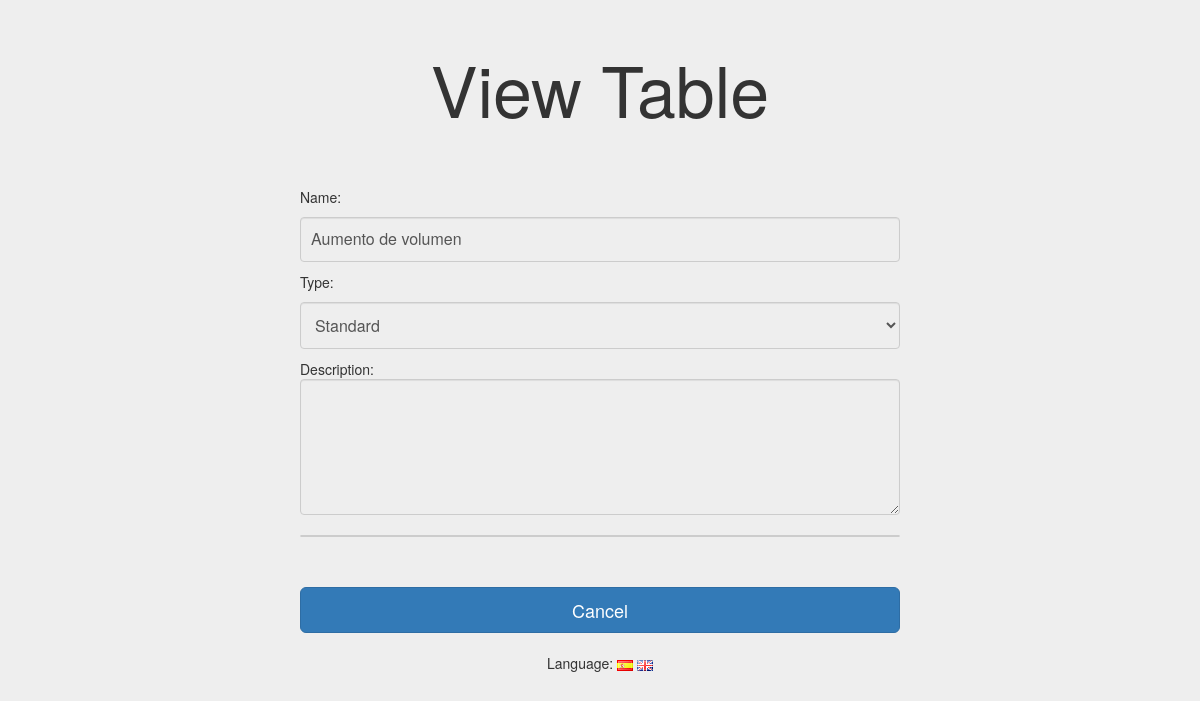
/index.php?controller=tables&action=view&id=2 (signed in), run on an earlier commit of the app's database.
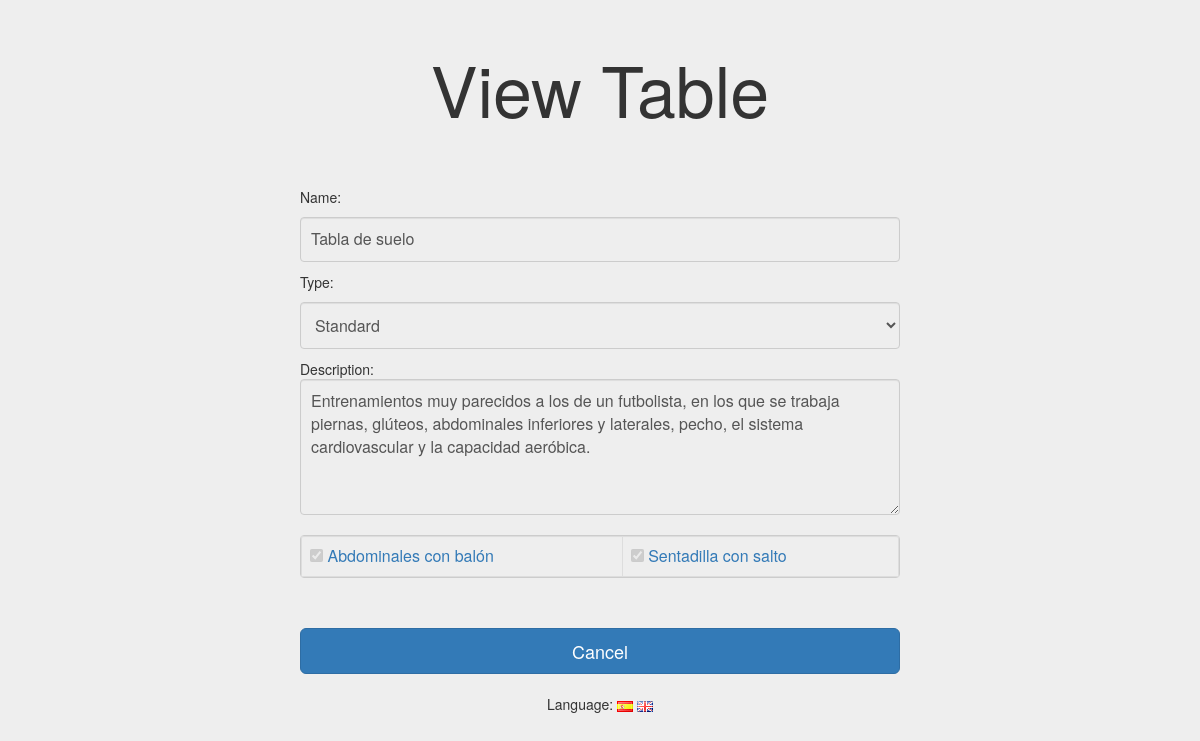
And on a later commit of the database.
### tables this page shows
CREATE TABLE tables (
	id INT(11) NOT NULL AUTO_INCREMENT,
	nombre VARCHAR(255) NOT NULL,
	tipo ENUM('estandar','personalizada') NOT NULL,
	descripcion VARCHAR(20000),

	PRIMARY KEY (id)
);

CREATE TABLE exercises_table (
	tabla INT(11) NOT NULL,
	ejercicio INT(11) NOT NULL,

	PRIMARY KEY (tabla, ejercicio),
	FOREIGN KEY (tabla) REFERENCES tables(id) ON DELETE CASCADE,
	FOREIGN KEY (ejercicio) REFERENCES exercises(id) ON DELETE CASCADE
);

CREATE TABLE exercises (
	id INT(11) NOT NULL AUTO_INCREMENT,
	nombre VARCHAR(255) NOT NULL,
	tipo ENUM('musculacion','cardio','estiramiento') NOT NULL,
	descripcion VARCHAR(20000),
	url VARCHAR(255),

	PRIMARY KEY (id)
);

### core/ViewManager.php (called while the page is built, shortened)
<?php
class ViewManager {
	private $variables = array();
	public function setVariable($varname, $value, $flash=false) {
		$this->variables[$varname] = $value;
	}
	public function getVariable($varname, $default=NULL) {
		if (!isset($this->variables[$varname])) {
			return $default;
		}
		return $this->variables[$varname];
	}
	public function render($controller, $viewname) {
		include(__DIR__."/../view/$controller/$viewname.php");
	}
	private static $viewmanager_singleton = NULL;
	public static function getInstance() {
		if (self::$viewmanager_singleton == null) {
			self::$viewmanager_singleton = new ViewManager();
		}
		return self::$viewmanager_singleton;
	}
}

### controller/TablesController.php (called while the page is built, shortened)
<?php
require_once(__DIR__."/../model/Table.php");
require_once(__DIR__."/../model/TableMapper.php");
require_once(__DIR__."/../model/Exercise.php");
require_once(__DIR__."/../model/ExerciseMapper.php");
require_once(__DIR__."/../core/ViewManager.php");
class TablesController extends BaseController {
  private $tableMapper;
  public function __construct() {
    $this->tableMapper = new TableMapper();
  }
  public function view() {
    $tablesid = $_REQUEST["id"];
    $tables = $this->tableMapper->findById($tablesid);
    $this->view->setVariable("tables", $tables);
    $this->exerciseMapper = new ExerciseMapper();
    $exercises = $this->exerciseMapper->findCheck($_REQUEST["id"]);
    $this->view->setVariable("exercises", $exercises);
	$user_ids = $this->tableMapper->findUsers($tablesid);
	$this->view->setVariable("users", $user_ids);
    $this->view->setLayout("welcome");
    $this->view->render("tables", "view");
  }
}

### index.php (called while the page is built, shortened)
<?php
function run() {
	try {
		$controller = loadController($_GET["controller"]);
		$actionName = $_GET["action"];
		$controller->$actionName();
	} catch(Exception $ex) {
		die(i18n("An error has ocurred.<br>").$ex->getMessage());
	}
}
function loadController($controllerName) {
	return new $controllerClassName();
}
run();
?>

### core/I18n.php (called while the page is built, shortened)
<?php
class I18n {
	private $messages;
	public function setLanguage($language) {
		$this->messages = $i18n_messages;
	}
	public function i18n($key) {
		if (isset($this->messages[$key])){
			return $this->messages[$key];
		}else{
			return $key;
		}
	}
	private static $i18n_singleton = null;
	public static function getInstance() {
		if (self::$i18n_singleton == NULL) {
			self::$i18n_singleton = new I18n();
		}
		return self::$i18n_singleton;
	}
}
function i18n($key) {
	return I18n::getInstance()->i18n($key);
}

### model/Table.php (called while the page is built, shortened)
<?php
class Table {
	private $tableNombre;
	private $tableTipo;
	private $tableDescripcion;
	public function __construct($tableId=NULL, $tableNombre=NULL, $tableTipo=NULL, $tableDescripcion=NULL) {
		$this->tableNombre = $tableNombre;
		$this->tableTipo = $tableTipo;
		$this->tableDescripcion = $tableDescripcion;
	}
	public function getTableNombre() {
		return $this->tableNombre;
	}
	public function getTableTipo() {
		return $this->tableTipo;
	}
	public function getTableDescripcion() {
		return $this->tableDescripcion;
	}
}

### model/TableMapper.php (called while the page is built, shortened)
<?php
require_once(__DIR__."/../core/PDOConnection.php");
class TableMapper {
	private $db;
	public function __construct() {
		$this->db = PDOConnection::getInstance();
	}
	public function findById($tableId){
		$stmt = $this->db->prepare("SELECT * FROM tables WHERE id=?");
		$stmt->execute(array($tableId));
		$table = $stmt->fetch(PDO::FETCH_ASSOC);
		if($table != null) {
			return new Table(
				$table["id"],
				$table["nombre"],
				$table["tipo"],
				$table["descripcion"]);
			} else {
				return NULL;
			}
	}
	}

### core/PDOConnection.php (called while the page is built)
<?php
class PDOConnection {
	private static $dbhost = "127.0.0.1";
	private static $dbname = "gesgym";
	private static $dbuser = "gguser";
	private static $dbpass = "ggpass";
	private static $db_singleton = null;
	public static function getInstance() {
		if (self::$db_singleton == null) {
			self::$db_singleton = new PDO(
				"mysql:host=".self::$dbhost.";dbname=".self::$dbname.";charset=utf8",
				self::$dbuser,
				self::$dbpass,
				array(
					PDO::ATTR_EMULATE_PREPARES => false,
					PDO::ATTR_ERRMODE => PDO::ERRMODE_EXCEPTION
				)
			);
		}
		return self::$db_singleton;
	}
}
?>

### model/Exercise.php (called while the page is built, shortened)
<?php
class Exercise {
	private $exerId;
	private $exerName;
	public function __construct($exerId=NULL, $exerName=NULL, $exerTipo=NULL, $descripcion=NULL, $url=NULL) {
		$this->exerId = $exerId;
	    $this->exerName = $exerName;
	}
	public function getExerciseId() {
		return $this->exerId;
	}
	public function getExerName() {
		return $this->exerName;
	}
}

### model/ExerciseMapper.php (called while the page is built, shortened)
<?php
require_once(__DIR__."/../core/PDOConnection.php");
require_once(__DIR__."/../model/Table.php");
class ExerciseMapper {
	private $db;
	public function __construct() {
		$this->db = PDOConnection::getInstance();
	}
	public function findCheck($tableId) {
		$stmt = $this->db->prepare("SELECT * FROM exercises INNER JOIN exercises_table ON exercises.id=exercises_table.ejercicio AND exercises_table.tabla = ?");
		$stmt->execute(array($tableId));
		$exers_db = $stmt->fetchAll(PDO::FETCH_ASSOC);
		$exers = array();
		foreach ($exers_db as $exer) {
			array_push($exers, new Exercise($exer["id"], $exer["nombre"], $exer["tipo"], $exer["descripcion"], $exer["url"]));
		}
		return $exers;
	}
}

### view/tables/view.php (the view, shortened to what the changed rows need)
<?php
require_once(__DIR__."/../../core/ViewManager.php");
$view = ViewManager::getInstance();
$tables = $view->getVariable("tables");
$exercises = $view->getVariable("exercises");
$users = $view->getVariable("users");
$view->setVariable("title", i18n("GesGym - View Table"));
$view->setVariable("header", i18n("View Table"));
$currentusertype = $view->getVariable("currentusertype");
$currentuserid = $view->getVariable("currentuserid");
?>
<form class="form-signin" action="index.php?controller=tables&amp;action=linkUser" method="POST"">
	<?= i18n("Name") ?>:
	<input disabled class="form-control" type="text" name="tableNombre" value="<?= $tables->getTableNombre() ?>">
	<?= i18n("Type") ?>:
	<select disabled class="form-control" name="tableTipo">
		<option value="estandar" <?php if ($tables->getTableTipo() == "estandar") print "selected"?> > <?=i18n("Standard")?> </option>
	</select>
	<?= i18n("Description") ?>:
	<textarea disabled rows="5" class="form-control" type="text" name="tableDescripcion"><?=$tables->getTableDescripcion()?></textarea><br/>
	<div id="ejercicios" disabled class="form-control">
		<table class="table table-bordered">
			<?php $cont=1 ?>
			<?php foreach ($exercises as $exercise): ?>
				<?php $cont++ ?>
				<?php echo ($cont%2==0 ? '<tr><td>' : '<td>') ?>
					<input checked disabled type="checkbox" value="<?=$exercise->getExerciseId()?>">
					<a href="index.php?controller=exercises&amp;action=view&amp;id=<?=$exercise->getExerciseId()?>"><?=$exercise->getExerName()?></a>
					<?php echo ($cont%2==0 ? '</td>' : '</tr></td>') ?>
				<?php endforeach; ?>
			</table>
		</div>
	<?php if($currentusertype == "entrenador"){ ?>
		<a class="btn btn-lg btn-primary btn-block" href="index.php?controller=tables&amp;action=tablesList"><?=i18n("Cancel")?></a>
	<?php } if($currentusertype == "deportista"){ ?>
		<?php if(!in_array($currentuserid, $users)){ ?>
			<input class="btn btn-lg btn-success btn-block" type="submit" name="submit" value="<?=i18n("Link table")?>">
		<?php }else{ ?>
			<a class="btn btn-lg btn-danger btn-block" href="index.php?controller=tables&amp;action=unlinkUser&amp;id=<?= $tables->getTableid() ?>"><?= i18n("Unlink Table") ?></a>
		<?php } ?>
		<a class="btn btn-lg btn-primary btn-block" href="javascript:history.back()"><?=i18n("Cancel")?></a>
	<?php } ?>
	</form>
	<?=$view->moveToFragment("css")?>		<link rel="stylesheet" type="text/css" href="css/viewTableStyle.css">

What changed in the data, as far as the page shows it:
changed tables "Standard": tableNombre "Aumento de volumen" → "Tabla de suelo"; tableDescripcion (not shown) → "Entrenamientos muy parecidos a los de un futbolista, en los que se trabaja piernas, glúteos, abdominales inferiores y laterales, pecho, el sistema cardiovascular y la capacidad aeróbica."
added exercises_table: ejercicio.nombre "Abdominales con balón"
added exercises_table: ejercicio.nombre "Sentadilla con salto"
